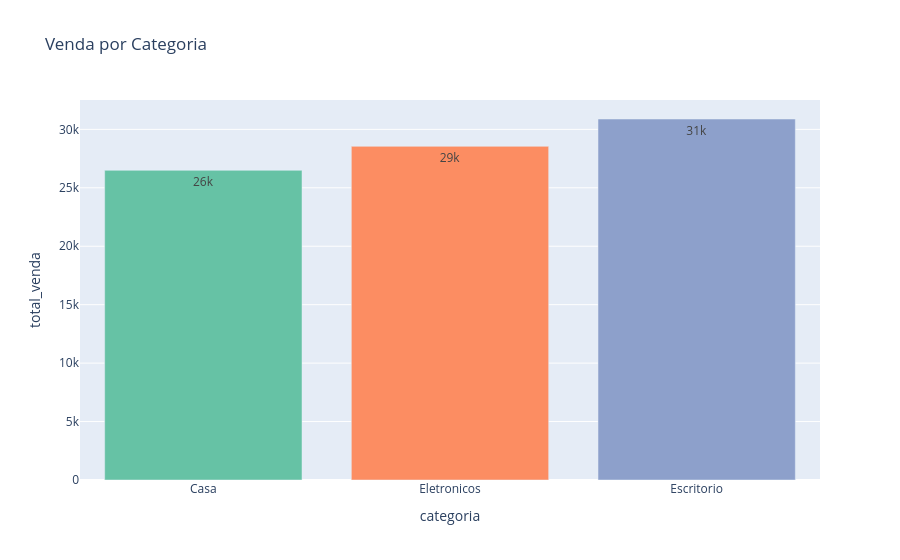

This figure's notebook cell:
### Code cell
import plotly.express as px

grupo = df.groupby('categoria')['total_venda'].sum().reset_index()

fig = px.bar(
    grupo,
    x='categoria',
    y='total_venda',
    title='Venda por Categoria',
    text_auto='.2s',   # opcional: mostra os valores em cima das barras
    hover_data={'total_venda': ':.2f'}   # tooltip formatado
)
fig.update_traces(marker_color=px.colors.qualitative.Set2)

fig.show()

### Figure 1 — Plotly figure (JSON) as saved in the notebook; plotly's stock layout.template omitted (floating-point values rounded to 4 significant figures)
{"data": [{"alignmentgroup": "True", "hovertemplate": "categoria=%{x}<br>total_venda=%{y:.2f}<extra></extra>", "legendgroup": "", "marker": {"color": ["rgb(102,194,165)", "rgb(252,141,98)", "rgb(141,160,203)", "rgb(231,138,195)", "rgb(166,216,84)", "rgb(255,217,47)", "rgb(229,196,148)", "rgb(179,179,179)"], "pattern": {"shape": ""}}, "name": "", "offsetgroup": "", "orientation": "v", "showlegend": false, "textposition": "auto", "texttemplate": "%{y:.2s}", "type": "bar", "x": ["Casa", "Eletronicos", "Escritorio"], "xaxis": "x", "y": [26500.0, 28550.0, 30890.0], "yaxis": "y"}], "layout": {"autosize": true, "barmode": "relative", "legend": {"tracegroupgap": 0}, "title": {"text": "Venda por Categoria"}, "xaxis": {"anchor": "y", "autorange": true, "domain": [0, 1], "range": [-0.5, 2.5], "title": {"text": "categoria"}, "type": "category"}, "yaxis": {"anchor": "x", "autorange": true, "domain": [0, 1], "range": [0, 32510.0], "title": {"text": "total_venda"}, "type": "linear"}}}
